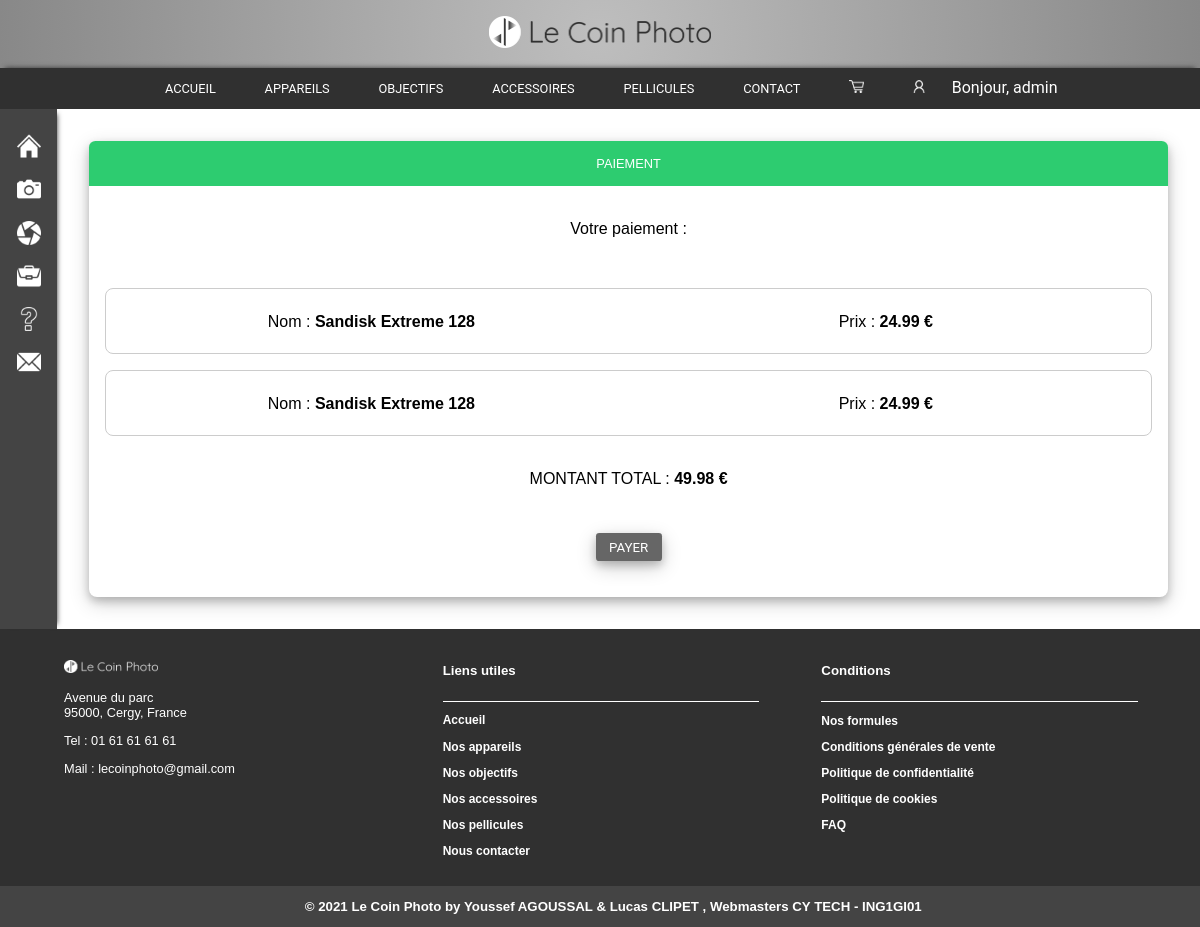
The page /navigation/paiement.php (signed in) on the database its author committed.
### tables this page shows
CREATE TABLE IF NOT EXISTS `categories` (
  `ID` int(11) NOT NULL AUTO_INCREMENT,
  `categorie` varchar(20) NOT NULL DEFAULT 'inconnu',
  `icone` varchar(255) NOT NULL DEFAULT 'blankWhite.png',
  PRIMARY KEY (`ID`),
  UNIQUE KEY `categorie` (`categorie`)
);

CREATE TABLE IF NOT EXISTS `produits` (
  `ID` int(11) NOT NULL AUTO_INCREMENT,
  `categorie` varchar(20) NOT NULL DEFAULT 'appareils',
  `reference` varchar(255) NOT NULL DEFAULT 'inconnu1',
  `image` varchar(255) NOT NULL DEFAULT 'blank.png',
  `nom` varchar(255) NOT NULL DEFAULT 'INCONNU',
  `description` varchar(6500) NOT NULL DEFAULT 'Inconnue',
  `prix` float NOT NULL DEFAULT 1,
  `stock` int(11) NOT NULL DEFAULT 0,
  PRIMARY KEY (`ID`),
  UNIQUE KEY `reference` (`reference`)
);

### bdd/bdd.php (called while the page is built, shortened)
<?php
function connectBDD()
{
	try
	{
		$bdd = new PDO("mysql:host=".$_SESSION['bddData']['host'].";dbname=".$_SESSION['bddData']['db'], $_SESSION['bddData']['user'], $_SESSION['bddData']['pwd']);
		$bdd->setAttribute(PDO::ATTR_ERRMODE, PDO::ERRMODE_EXCEPTION);
	}
	catch (PDOException $e)
	{
		echo('Erreur de connexion : '.$e->getMessage());
        $bdd=false;
        exit();
	}
	return $bdd;
}
function getCategories()
{
    try {
        $bdd=connectBDD();
        $reponse = $bdd->query('SELECT * FROM categories ORDER BY ID');
        $reponse->setFetchMode(PDO::FETCH_ASSOC);
    } catch (PDOException $e) {
        $reponse=null;
    }
    return $reponse;
}
function getInfosProduit($ref){
    try{
        $bdd=connectBDD();
        $reponse = $bdd->prepare('SELECT * FROM produits WHERE reference=:ref');
        $reponse->execute(['ref'=>$ref]);
        $reponse->setFetchMode(PDO::FETCH_ASSOC);
        $result=$reponse->fetch();
    } catch (PDOException $e) {
        $result=null;
    }
	return $result;
}
?>

### php/fonctionsPanier.php (called while the page is built, shortened)
<?php
function infosProduit($REF_produit){
    $result=getInfosProduit($REF_produit);
    return $result;
}
?>

### php/template.php (the view, shortened to what this page needs)
<?php require_once($_SERVER['DOCUMENT_ROOT']."/ING1GI1-AGOUSSAL-CLIPET/LeCoinPhoto/bdd/bdd.php");?>
<!DOCTYPE html>
<html>
    <head>
        <link rel="stylesheet" type="text/css" href="/ING1GI1-AGOUSSAL-CLIPET/LeCoinPhoto/css/style<?= $style;?>.css"/>
        <div id="titre">
            <img src="/ING1GI1-AGOUSSAL-CLIPET/LeCoinPhoto/img/lcpLogo2.png" alt="Le coin photo" title="Le coin photo, vendeur de matériel photo" onclick="location.href='/ING1GI1-AGOUSSAL-CLIPET/LeCoinPhoto/index.php'">
        </div>
        <div class="navbar">
            <a href="/ING1GI1-AGOUSSAL-CLIPET/LeCoinPhoto/index.php" <?=@$btnAccueil?>><p>ACCUEIL</p></a>
        <?php
        $reponse=getCategories();
        if($reponse!=null)
        {
            while ($donnees = $reponse->fetch() )
            {
                $cat=$donnees['categorie']; ?>
                <a href="/ING1GI1-AGOUSSAL-CLIPET/LeCoinPhoto/navigation/produits.php?cat=<?=$cat?>" <?=@${"btn".$cat};?>><p><?=strtoupper($cat)?></p></a>
                <?php
            }
        } ?>
        <a href="/ING1GI1-AGOUSSAL-CLIPET/LeCoinPhoto/navigation/contact.php" <?=@$btnContact?>><p>CONTACT</p></a>
        <?php
        if (isset($_SESSION['profil']['login']))
        { ?>
            <a href="/ING1GI1-AGOUSSAL-CLIPET/LeCoinPhoto/navigation/panier.php"><img src="/ING1GI1-AGOUSSAL-CLIPET/LeCoinPhoto/img/cart.png" class="icon2" title="MON PANIER"></a>
            <a href="/ING1GI1-AGOUSSAL-CLIPET/LeCoinPhoto/navigation/profil.php"><img src="/ING1GI1-AGOUSSAL-CLIPET/LeCoinPhoto/img/user.png" class="icon2" title="MON PROFIL"></a>
            Bonjour, <?=$_SESSION['profil']['nom'];?>
        <?php
        }
        else{
        ?>
           <a href="/ING1GI1-AGOUSSAL-CLIPET/LeCoinPhoto/navigation/connexion.php"><img src="/ING1GI1-AGOUSSAL-CLIPET/LeCoinPhoto/img/user.png" class="icon2" title="SE CONNECTER"></a>
        <?php
        }
        ?>
        </div>
    </head>
    <body>
        <div class="box">
            <div class="pagegauche">
                <div class="navbar2">
                    <a href="/ING1GI1-AGOUSSAL-CLIPET/LeCoinPhoto/index.php" <?=@$btnAccueil?>><img src="/ING1GI1-AGOUSSAL-CLIPET/LeCoinPhoto/img/home.png" class="icon" alt="accueil" title="accueil"><br></a><br>
                   <?php
                    $reponse=getCategories();
                    if($reponse!=null)
                    {
                        while ($donnees = $reponse->fetch() )
                        {
                            $cat=$donnees['categorie'];
                            $icon=$donnees['icone'];?>
                            <a href="/ING1GI1-AGOUSSAL-CLIPET/LeCoinPhoto/navigation/produits.php?cat=<?=$cat?>" <?=@${"btn".$cat}?> ><img src="/ING1GI1-AGOUSSAL-CLIPET/LeCoinPhoto/img/<?=$icon?>" class="icon" alt="<?=$cat?>" title="<?=$cat?>" onerror="this.onerror=null; this.src='/ING1GI1-AGOUSSAL-CLIPET/LeCoinPhoto/img/blankWhite.png'" ><br></a><br>
                        <?php
                        }
                    } ?>
                    <a href="/ING1GI1-AGOUSSAL-CLIPET/LeCoinPhoto/navigation/contact.php" <?=@$btnContact?>><img src="/ING1GI1-AGOUSSAL-CLIPET/LeCoinPhoto/img/mail.png" class="icon" alt="contact" title="contact"><br></a>
                </div>
            </div>
<?=$content;?>
    </body>
    <footer>
        <div id="container">
            <div id="footerAdresses" class="colonneFooter">
                <br><img src="/ING1GI1-AGOUSSAL-CLIPET/LeCoinPhoto/img/leCoinPhoto.png" alt="Le coin photo" title="Le coin photo, vendeur de matériel photo">
                <p style="font-size: 0.8em;"> Avenue du parc<br>95000, Cergy, France
                </p>
                <p style="font-size: 0.8em;">Tel : 01 61 61 61 61</p>
                <p style="font-size: 0.8em;">Mail : lecoinphoto@gmail.com</p>
            </div>
            <div id="footerLinks" class="colonneFooter">
                <h5>Liens utiles</h5>
                <hr size="1" width="100%" color="white">
                <a href="/ING1GI1-AGOUSSAL-CLIPET/LeCoinPhoto/index.php">Accueil</a>
                <?php
                $reponse=getCategories();
                if($reponse!=null)
                {
                    while ($donnees = $reponse->fetch() )
                    {
                        $cat=$donnees['categorie']; ?>
                        <a href="/ING1GI1-AGOUSSAL-CLIPET/LeCoinPhoto/navigation/produits.php?cat=<?=$cat?>" <?=@${"btn".$cat};?>><p>Nos <?=$cat?></p></a>
                        <?php
                    }
                } ?>
                <a href="/ING1GI1-AGOUSSAL-CLIPET/LeCoinPhoto/navigation/contact.php"><p>Nous contacter</p></a>
            </div>
            <div id="footerConditions" class="colonneFooter">
                <h5>Conditions</h5>
                <hr size="1" width="100%" color="white">
                <a href="#"><p>Nos formules</p></a>
                <a href="#"><p>Conditions générales de vente</p></a>
                <a href="#"><p>Politique de confidentialité</p></a>
                <a href="#"><p>Politique de cookies</p></a>
                <a href="#"><p>FAQ</p></a>
            </div>
        </div>
        <div class="mention">
            <h5 id="mentions">&copy; 2021 Le Coin Photo by
            <a href="mailto:agoussalyo@eisti.eu" title="Envoyer un mail">Youssef AGOUSSAL</a> &amp; <a href="mailto:clipetluca@eisti.eu" title="Envoyer un mail">Lucas CLIPET</a>
            , Webmasters CY TECH - ING1GI01</h5>
        </div>
    </footer>
</html>

### navigation/paiement.php (shortened to what this page needs)
<?php
require_once($_SERVER['DOCUMENT_ROOT']."/ING1GI1-AGOUSSAL-CLIPET/LeCoinPhoto/bdd/bdd.php");
$style="Panier";
require_once($_SERVER['DOCUMENT_ROOT']."/ING1GI1-AGOUSSAL-CLIPET/LeCoinPhoto/php/fonctionsPanier.php");
$login=$_SESSION['profil']['login'];
ob_start();?>
<div class="pagedroite">
<div class="bloc">
    <div class="titresection"><p>PAIEMENT</p></div><br>
<?php
$panier=getPanier($login);
$panierTab=explode(',',$panier);
$panierPaiement=array();
unset($panierTab[0]);
?>
    <p> Votre paiement : </p>
    <?php
	$total=0;
	$qte=array();
	foreach ($panierTab as $ref => $value) {
		if(!isset($qte[$value])){
			$qte[$value]=0;
		}
		$qte[$value]++;
	}
	echo "<br>"	;
	foreach ($qte as $ref => $value) {
		for ($i=1; $i <=$value ; $i++) {
			$donneesProduit=infosProduit($ref);
			if(!empty($donneesProduit)){
				if ($donneesProduit['stock']<=0 || $i>$donneesProduit['stock']) {
				}
				else { ?>
				<div class="panier">
					<div class="nomProduit2">Nom : <strong><?=$donneesProduit['nom'];?></strong><br></div>
					<div class="prixProduit2">Prix : <strong><?=$donneesProduit['prix'];?> €</strong><br></div>
					<?php $total=$total+$donneesProduit['prix'];
					array_push($panierPaiement, $donneesProduit['reference']);
					?>
				</div>
			<?php
				}
			}
			else {
			}
		}
	}
	if(count($panierPaiement)>=1){
		?>
		<br>
		MONTANT TOTAL : <strong><?=$total?> €</strong> <br><br>
		<form name="Form" method='POST' onsubmit="return confirmerPaiement()" action='/ING1GI1-AGOUSSAL-CLIPET/LeCoinPhoto/php/payer.php'>
			<input class="boutonPayer" type="submit" name="payer" value="PAYER"/>
		</form>
		<br><br>
<?php
	}
	else{
		echo "Aucun de vos articles n'est disponible à l'achat<br>Veuillez nous excuser pour la gêne occasionée";
		echo "<br><br><br><br><br><br><br><br>";
	}
?>
</div>
</div>
</div>
<?php $content=ob_get_clean();
require_once($_SERVER['DOCUMENT_ROOT']."/ING1GI1-AGOUSSAL-CLIPET/LeCoinPhoto/php/template.php");
?>

### css/stylePanier.css (style rules this page uses)
.icon { width: 70%; }
.bloc { text-align: center; }
.panier { display: flex; padding: 0.5em; margin: 1em; border: 1px solid #cccccc; border-radius: 0.5em; text-align: center; }
.nomProduit2 { flex: 3 1 0; margin-top: 1em; }
.prixProduit2 { flex: 3 1 0; font-size: 1em; height: 2em; padding-top: 1em; }
.boutonPayer { font-family: 'Roboto', sans-serif; text-decoration: none; padding-top: 0.5em; padding-bottom: 0.5em; padding-left: 1em; padding-right: 1em; margin-top: 2em; border-radius: 0.25em; box-sizing: border-box; border:none; overflow-wrap: break-word; background-color: #666666; color: white; box-shadow: 0 4px 8px 0 #00000033, 0 6px 20px 0 #00000033; resize: none; }

### css/style.css (style rules this page uses)
#titre { text-align: center; color: #303030; font-family: Arial, Helvetica, sans-serif; background: radial-gradient(circle, rgba(190,190,190,1) 0%, #888888 100%); opacity: 1; }
#titre img { display: inline-block; height: 2em; padding: 1em; }
.navbar { z-index: 3; position: sticky; text-align: center; color:white; font-family: 'Roboto', sans-serif; top: 0; width: 100%; box-shadow: 0 -5px 5px -5px #333; background-color: #303030; overflow: auto; }
.navbar a { display: inline-block; color: white; text-align: center; font-size: 0.8em; padding-left: 1.75em; padding-right: 1.75em; text-decoration: none; background-color: #303030; }
.navbar2 a { vertical-align: center; background-color: #444444; font-size:0.75vw; font-family: Arial, Helvetica, sans-serif; color: black; text-align: center; display: inline-block; width: 60%; height: 60%; margin: auto; padding-top: 17%; padding-left: 10%; padding-right: 10%; padding-bottom: 13%; }
.icon { width: 70%; }
.icon2 { height: 1em; }
.box { display: flex; }
.pagegauche { position: relative; background-color: #444444; z-index: 1; flex: 1 1 0; text-align: center; padding-top: 1em;; box-shadow: 5px 0 5px -5px #333; }
.pagedroite { flex: 20 1 0; vertical-align: middle; text-align: center; font-family: Arial, Helvetica, sans-serif; }
footer { overflow: hidden; text-align: center; color: white; font-family: Arial, Helvetica, sans-serif; font-size: 1em; padding-top: 1%; background-color: #303030; }
footer a { color: white; font-weight: bold; text-decoration: none; }
#footerAdresses img { width:30%; }
#container { display: flex; margin-left: 2em; margin-right: 2em; font-size: 1em; padding-bottom: 1em; }
#container a { font-size: 0.75em; }
.colonneFooter { flex: 1 1 0; font-size: 1em; text-align: left; margin-left: 2em; margin-right: 2em; }
#mentions { margin: 0; padding: 1em; text-align: center; background-color: #444444; width: 100%; }
.bloc { box-shadow: 0 4px 8px 0 rgba(0, 0, 0, 0.2), 0 6px 20px 0 #00000030; border-radius: 0.5em; margin: 2em; }
.titresection { text-align: center; display: block; color : white; font-family: Arial, Helvetica, sans-serif; font-size: 0.8em; background-color:#2dcc70; padding: 0.2em; border-radius: 0.5em 0.5em 0em 0em; }
body { margin:0%; }

### rows shown on the page
categories: categorie "APPAREILS", icone (picture), categorie "appareils"
categories: categorie "OBJECTIFS", icone (picture), categorie "objectifs"
categories: categorie "ACCESSOIRES", icone (picture), categorie "accessoires"
categories: categorie "PELLICULES", icone (placeholder picture), categorie "pellicules"
produits: nom "Sandisk Extreme 128", prix "24.99"

### other values the page prints
$_SESSION['profil']['nom'] "admin"
$total "49.98"
